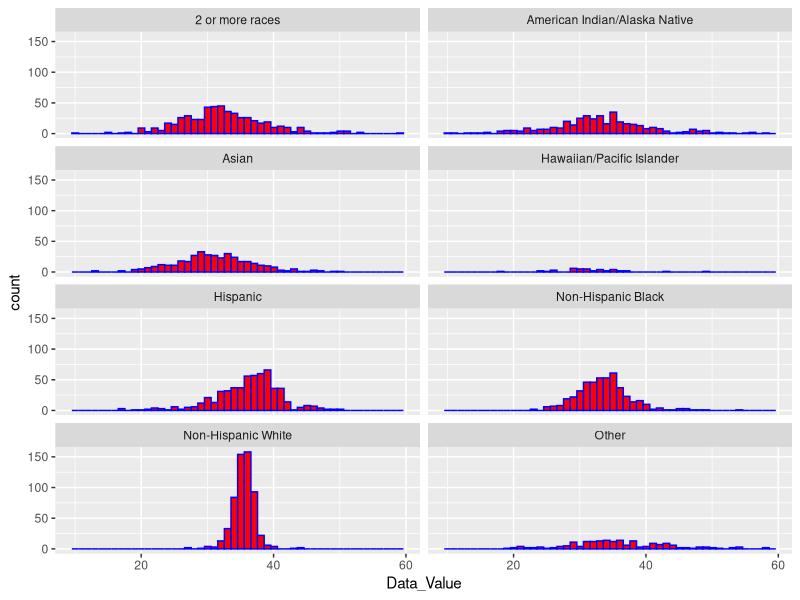
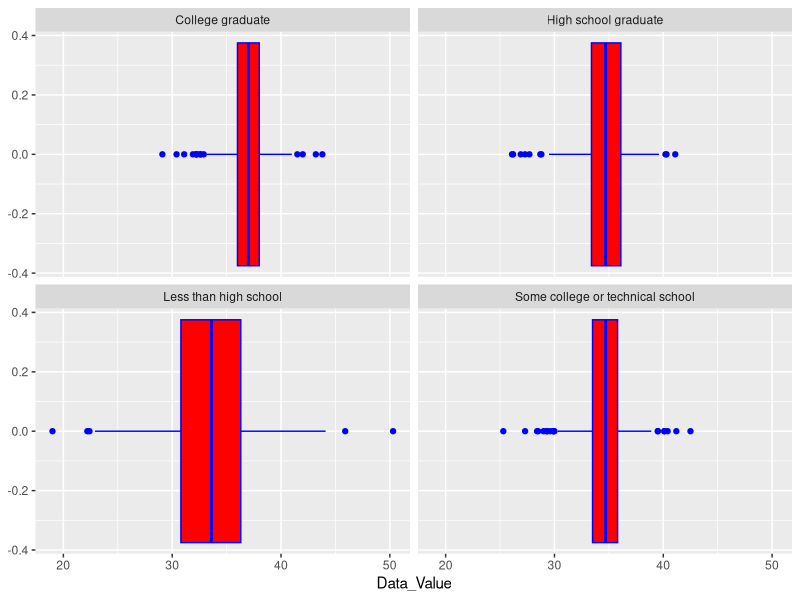

Write the R code that produced these figures, in order.
# import neccessary library
library(readr)
library(tidyverse)
library(ggplot2)
library(dplyr)

# Load the dataset corresponding to the overweight
df <- read_csv("data_Q037.csv")
summary(df)
# Remove null value from 'VALUE' column
data <- df[complete.cases(df$Data_Value),]
#drop "total" value from observation
data <- subset(data, Stratification1 != "Total")

#Data visualization
#Percentage of people who have obesity based on the age  level
data %>% filter(StratificationCategoryId1 == "RACE", `Race/Ethnicity` != "Data not reported") %>% ggplot(aes(x = Data_Value)) + geom_histogram(bins = 50, fill = 'red', col = 'blue')+facet_wrap(vars(`Race/Ethnicity`), ncol = 2, nrow = 4)
#Percentage of people who have obesity based on the education level
data %>% filter(StratificationCategoryId1 == "EDU", Education != "Data not reported") %>% ggplot(aes(x = Data_Value)) + geom_boxplot(bins = 50, fill = 'red', col = 'blue')+facet_wrap(vars(Education), ncol = 2, nrow = 2)
# fill all na values with 0
data[is.na(data)] <- '0'

cat1 <- df %>% filter(StratificationCategoryId1 == "EDU")

